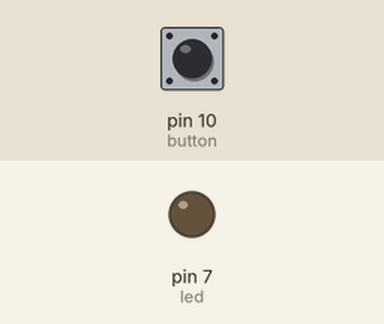
Recording of a sketch running on a simulated Arduino Uno, built with avr-gcc and run on an emulated ATmega328P. Parts: output pins drawn as LEDs (lit = HIGH). The inputs (shaded band) are chosen by the test bench; at power-on: pin 10 (button) LOW.

Above: at 1.2 s.
1.3 s: pin 10 (button) pulled HIGH for 0.15 s
At 1.37 s:
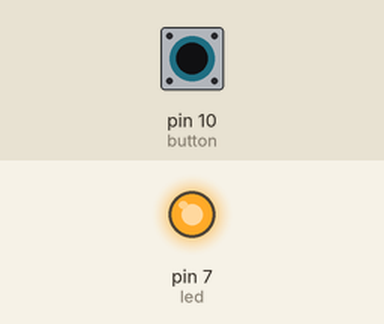
2.9 s: pin 10 (button) pulled HIGH for 3.2 s
At 7.0 s:
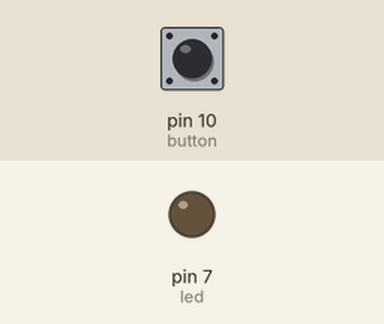
Timing chart, 0 to 8.5 s (numbered marks = the images above; inputs shaded):
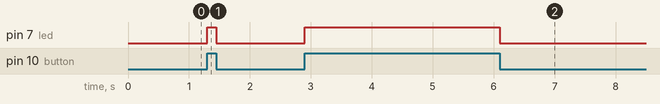

Measured:
- after the input at 1.3 s, pin 7 (led): LOW → HIGH at once, → LOW 0.15 s later
- after the input at 2.9 s, pin 7 (led): LOW → HIGH at once, → LOW 3.2 s later

The sketch:

buton_led.ino
```cpp
int led = 7;
int button = 10;


void setup() {
  pinMode(button,INPUT);
  pinMode(led,OUTPUT);
}


void loop() {
  if (digitalRead(button) == 1)
    digitalWrite(led,1);
  else
    digitalWrite(led,0);
}
```
